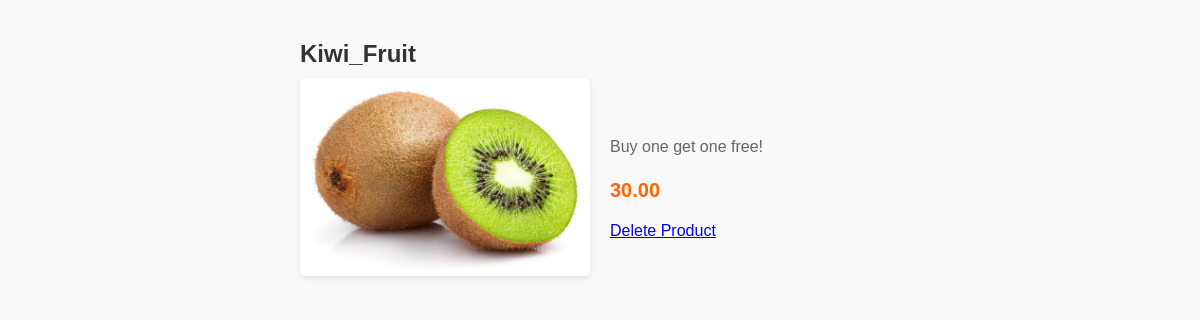
Page /inventory/products/1/ on the committed database.
### inventory/models.py (models this page shows)
class Product(models.Model):
    vendor = models.ForeignKey(Vendor, null=True,on_delete=models.CASCADE)
    name = models.CharField(max_length=32)
    price  =models.DecimalField(max_digits=8, decimal_places=2)
    stock = models.PositiveIntegerField()
    image = models.ImageField()
    description = models.TextField()
    date_created  = models.DateTimeField(auto_now_add=True)
    date_updated = models.DateTimeField(auto_now=True)

### inventory/views.py (the view)
# urls.py: path("products/<int:id>/", product_detail, name="product_detail_view"),
def product_detail(request, id):
    product = Product.objects.get(id=id)
    return render(request, "inventory/product_detail.html", {"product": product})

### template/inventory/product_detail.html (shortened to what this page needs)
<!DOCTYPE html>
<html>
<head>
</head>
<body>
    <div class="container">
        <h2 class="product-name">{{product.name}}</h2>
        <div class="product-details">
            <div class="product-image">
                <img src="{{product.image.url}}" alt="{{product.name}}">
            </div>
            <div class="product-info">
                <p class="product-description">{{product.description}}</p>
                <span class="product-price">{{product.price}}</span>
                <a href="{% url 'delete_product' product.id %}" class="delete-product">Delete Product</a>
            </div>
        </div>
    </div>
</body>
</html>

### template/inventory/product_detail.html (style rules this page uses)
body { font-family: Arial, sans-serif; background-color: #F9F9F9; margin: 0; padding: 0; }
.container { max-width: 600px; margin: 0 auto; padding: 20px; }
.product-name { font-size: 24px; margin-bottom: 10px; color: #333; }
.product-details { display: flex; flex-wrap: wrap; align-items: center; }
.product-image { flex: 1; margin-right: 20px; }
.product-image img { width: 100%; max-width: 300px; border-radius: 5px; box-shadow: 0 2px 5px rgba(0, 0, 0, 0.1); }
.product-info { flex: 1; }
.product-description { font-size: 16px; line-height: 1.6; color: #666; margin-bottom: 20px; }
.product-price { font-size: 20px; font-weight: bold; color: #FF6600; display: block; margin-bottom: 20px; }

### rows in the picture
Product: name "Kiwi_Fruit", image (picture), description "Buy one get one free!", price "30.00"
